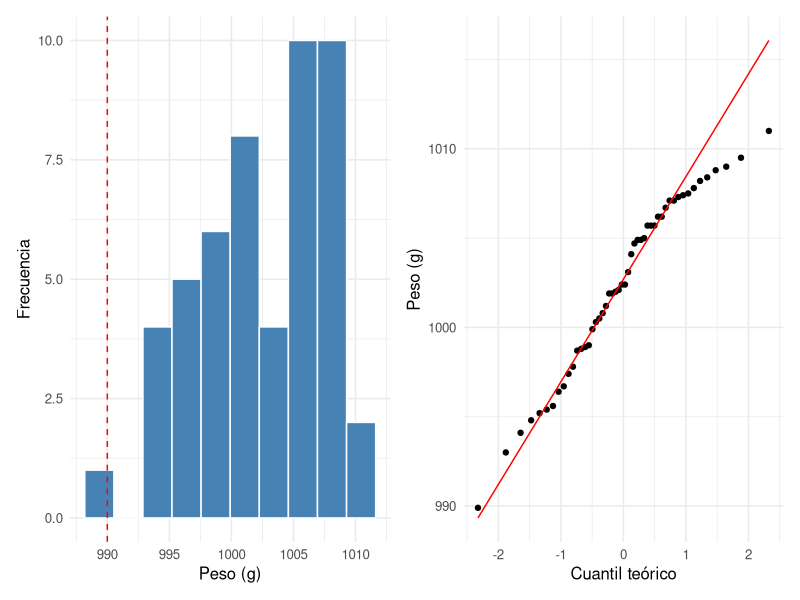

Write the R code that produced this figure.
## ---- chunk 1
knitr::opts_chunk$set(echo = TRUE, message = FALSE, warning = FALSE, fig.width = 7, fig.height = 3.5)
library(tidyverse); library(knitr); library(nortest); library(patchwork)
theme_set(theme_minimal(base_size = 12))
peso <- read_csv("../datos/peso-bolsas-azucar.csv")$peso_g
tiempo <- read_csv("../datos/tiempo-atencion.csv")$tiempo_min
## ---- chunk 2
h <- ggplot(tibble(peso), aes(peso)) + geom_histogram(bins = 10, fill = "steelblue", colour = "white") +
  geom_vline(xintercept = 990, colour = "red", linetype = 2) + labs(x = "Peso (g)", y = "Frecuencia")
q <- ggplot(tibble(peso), aes(sample = peso)) + geom_qq() + geom_qq_line(colour = "red") +
  labs(x = "Cuantil teórico", y = "Peso (g)")
h + q
c(media = mean(peso), s = sd(peso)) |> round(2)
c(Shapiro_p = shapiro.test(peso)$p.value, AD_p = ad.test(peso)$p.value) |> round(3)
## ---- chunk 3
mu <- mean(peso); s <- sd(peso)
p_b <- pnorm(990, mu, s)
c(z = (990 - mu) / s, proporcion = p_b, ppm = p_b * 1e6) |> round(4)
## ---- chunk 4
p_c <- pnorm(990, 998, s)
sigma_req <- (998 - 990) / qnorm(1 - p_b)
c(ppm_con_998 = p_c * 1e6, sigma_requerida = sigma_req) |> round(2)
## ---- chunk 5
c(EE_n50 = s / sqrt(50), n_para_mitad = 4 * 50)
## ---- chunk 6
c(observada = mean(tiempo > 25),
  normal = 1 - pnorm(25, mean(tiempo), sd(tiempo)),
  shapiro_p = shapiro.test(tiempo)$p.value) |> signif(3)
## ---- chunk 7
mu_t <- mean(tiempo); sigma_t <- sd(tiempo); ee <- sigma_t / sqrt(36)
c(mu = mu_t, EE = ee, inf = mu_t - 1.96 * ee, sup = mu_t + 1.96 * ee) |> round(2)
